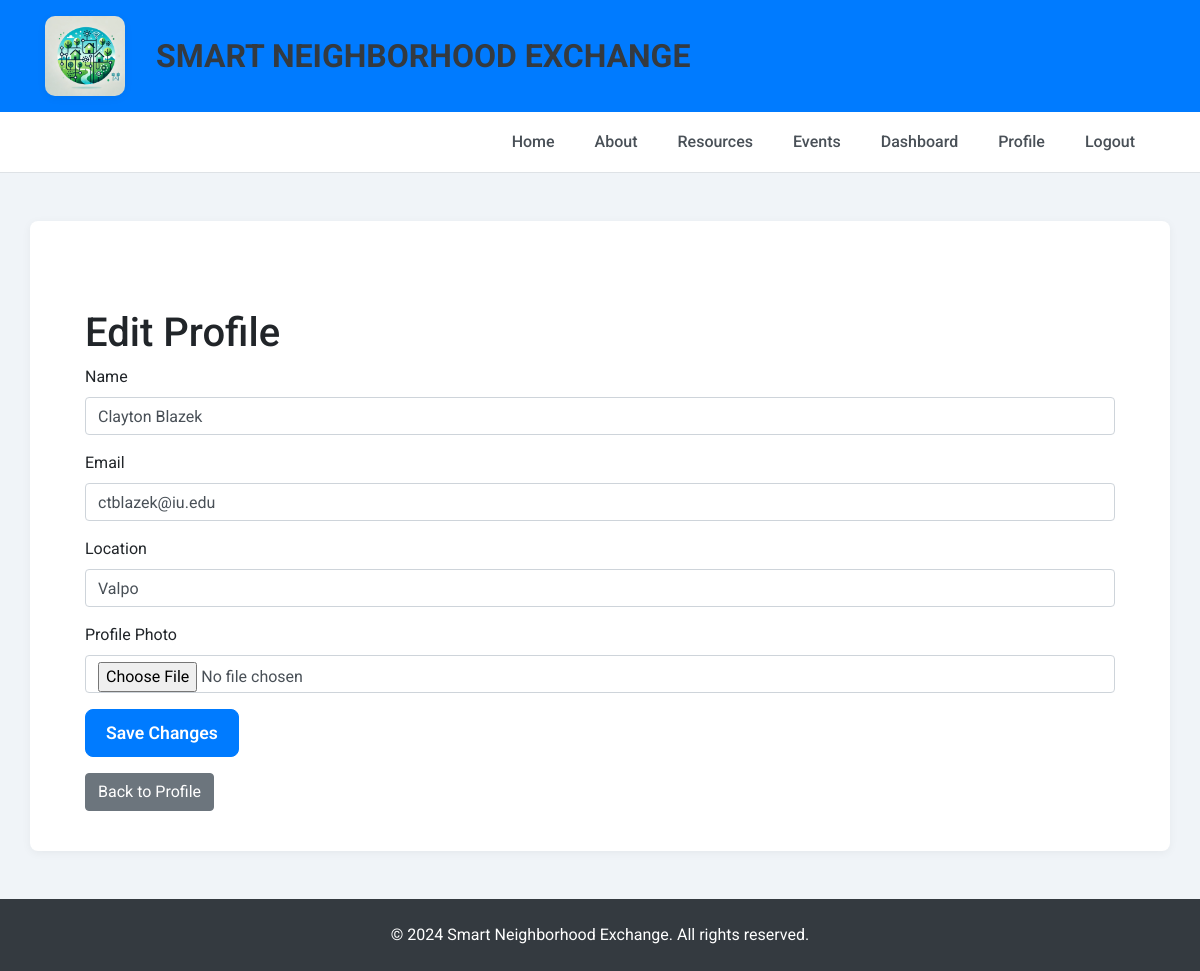
The app's page /edit_profile (signed in) with its own data.
### tables this page shows
CREATE TABLE Users (
            user_id INTEGER PRIMARY KEY AUTOINCREMENT,
            name TEXT NOT NULL,
            email TEXT NOT NULL UNIQUE,
            password TEXT NOT NULL,
            profile_image TEXT,
            location TEXT
        );

### app.py (the view, shortened to what this page needs)
@app.route('/edit_profile', methods=['GET', 'POST'])
def edit_profile():
    if 'user_id' not in session:
        return redirect(url_for('login'))
    user_id = session['user_id']
    with sqlite3.connect('projects.db') as conn:
        conn.row_factory = sqlite3.Row
        c = conn.cursor()
        c.execute('SELECT * FROM Users WHERE user_id = ?', (user_id,))
        user = c.fetchone()
    return render_template('edit_profile.html', user=user)

### templates/edit_profile.html
{% extends "base.html" %}
{% block content %}
<div class="container mt-5">
    <h1>Edit Profile</h1>
    <form action="{{ url_for('edit_profile') }}" method="POST" enctype="multipart/form-data">
        <div class="form-group">
            <label for="name">Name</label>
            <input type="text" class="form-control" name="name" value="{{ user['name'] }}" required>
        </div>
        <div class="form-group">
            <label for="email">Email</label>
            <input type="email" class="form-control" name="email" value="{{ user['email'] }}" required>
        </div>
        <div class="form-group">
            <label for="location">Location</label>
            <input type="text" class="form-control" name="location" value="{{ user['location'] }}">
        </div>
        <div class="form-group">
            <label for="profile_photo">Profile Photo</label>
            <input type="file" class="form-control" name="profile_photo" accept="image/*">
        </div>
        <button type="submit" class="btn btn-primary">Save Changes</button>
    </form>
    <a href="{{ url_for('profile') }}" class="btn btn-secondary mt-3">Back to Profile</a>
</div>
{% endblock %}

### static/styles.css (style rules this page uses)
body { font-family: 'Roboto', sans-serif !important; background-color: #f0f4f8 !important; }
.btn-primary { background-color: #007bff !important; border-color: #007bff !important; padding: 10px 20px !important; font-size: 1.1rem !important; font-weight: 600 !important; border-radius: 8px !important; }

### records on screen
Users: name "Clayton Blazek", email "ctblazek@iu.edu", location "Valpo"
